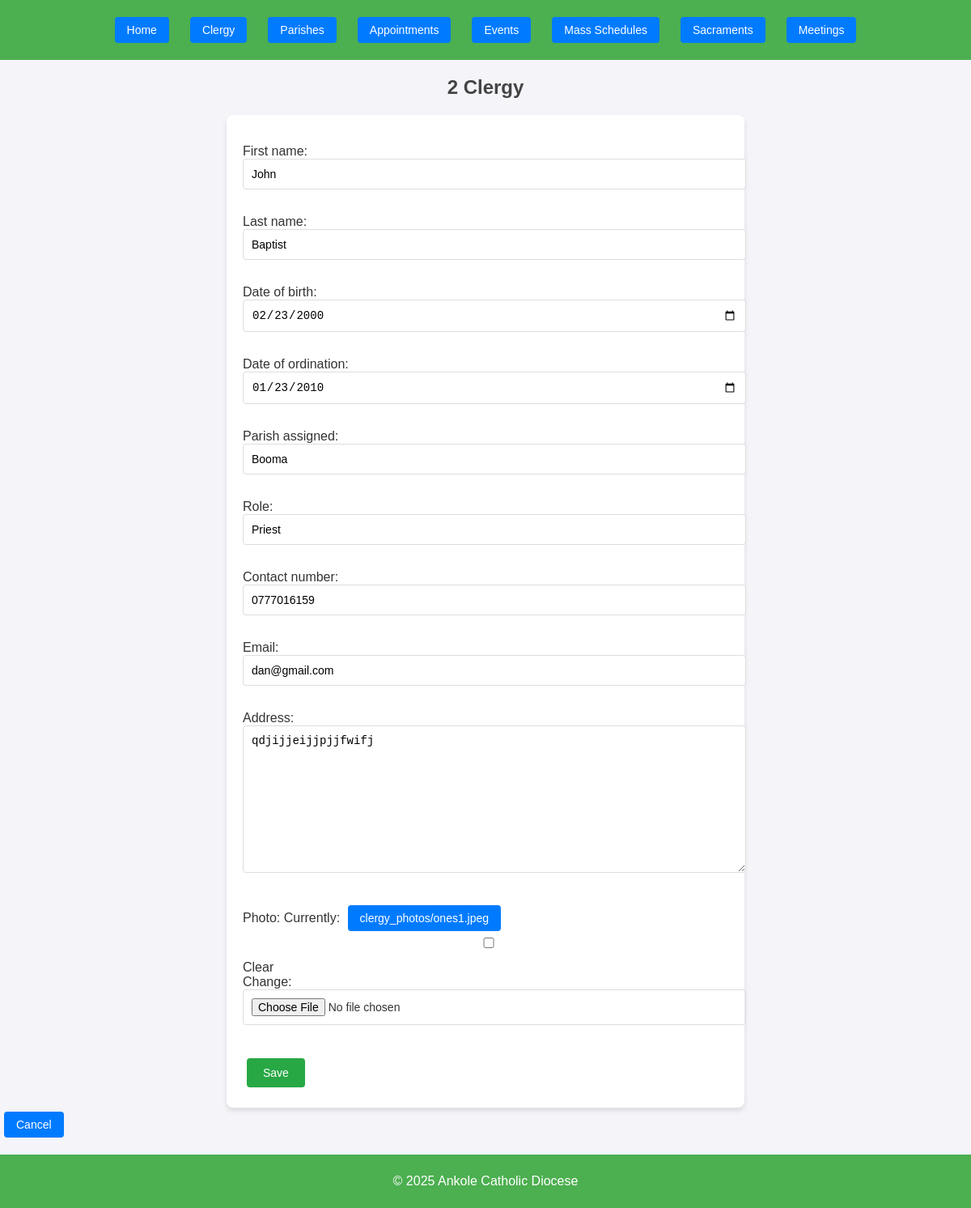
The page /clergy/edit/2/ on the database its author committed.
### core/models.py (models this page shows, shortened)
class Clergy(models.Model):
    clergy_id = models.AutoField(primary_key=True)
    first_name = models.CharField(max_length=50)
    last_name = models.CharField(max_length=50)
    date_of_birth = models.DateField()
    date_of_ordination = models.DateField()
    parish_assigned = models.CharField(max_length=100)
    role = models.CharField(max_length=50)
    contact_number = models.CharField(max_length=15)
    email = models.EmailField()
    address = models.TextField()
    photo = models.ImageField(upload_to='clergy_photos/', null=True, blank=True)
    timestamp = models.DateTimeField(auto_now_add=True)

### core/views.py (the view)
# urls.py: path('clergy/edit/<int:pk>/', views.clergy_edit, name='clergy_edit'),
def clergy_edit(request, pk):
    clergy = get_object_or_404(Clergy, pk=pk)
    if request.method == 'POST':
        form = ClergyForm(request.POST, request.FILES, instance=clergy)
        if form.is_valid():
            form.save()
            return redirect('clergy_list')
    else:
        form = ClergyForm(instance=clergy)
    return render(request, 'core/clergy_form.html', {'form': form})

### core/forms.py
class ClergyForm(forms.ModelForm):
    class Meta:
        model = Clergy
        fields = [
            'first_name', 'last_name', 'date_of_birth', 'date_of_ordination',
            'parish_assigned', 'role', 'contact_number', 'email', 'address', 'photo'
        ]
        widgets = {
            'date_of_birth': forms.DateInput(attrs={'type': 'date'}),
            'date_of_ordination': forms.DateInput(attrs={'type': 'date'}),
        }

### core/templates/core/clergy_form.html (shortened to what this page needs)
{% extends 'core/base.html' %}
{% block content %}
<h2>{{ form.instance.pk|default:"Add New" }} Clergy</h2>
<form method="post" enctype="multipart/form-data">
    {{ form.as_p }}
    <button type="submit">Save</button>
</form>
<a href="{% url 'clergy_list' %}">Cancel</a>
{% endblock %}

### church/static/css/styles.css (style rules this page uses)
body { font-family: Arial, sans-serif; margin: 0; padding: 0; box-sizing: border-box; }

### rows shown on the page
Clergy: instance.pk "2", first_name "John", last_name "Baptist", date_of_birth "02/23/2000", date_of_ordination "01/23/2010", parish_assigned "Booma", role "Priest", contact_number "0777016159", email "dan@gmail.com", address "qdjijjeijjpjjfwifj"
